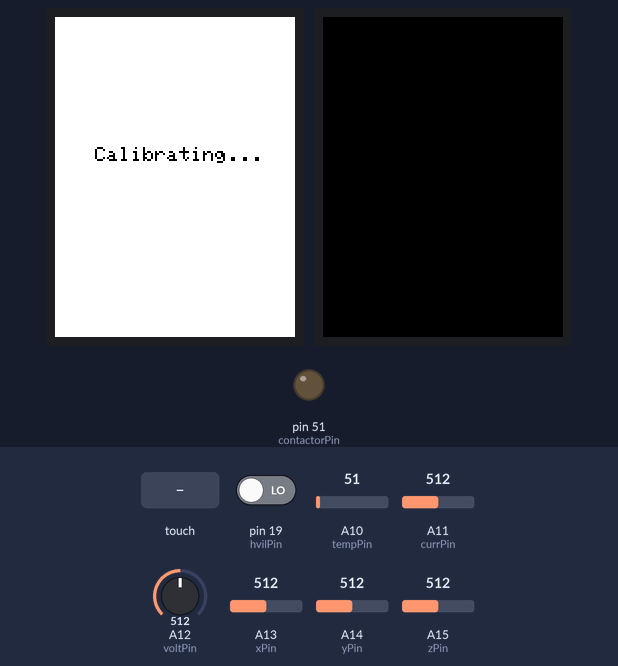
A sketch run on a simulated Arduino Mega 2560, built with avr-gcc and run on an emulated ATmega2560. Shown: 2 × 240×320 colour display, output pins drawn as LEDs (lit = HIGH). The inputs (shaded band) are chosen by the test bench; at power-on: A12 (voltPin) = 512, pin 19 (hvilPin) LOW, A10 (tempPin) = 51, A11 (currPin) = 512, A13 (xPin) = 512, A14 (yPin) = 512, A15 (zPin) = 512. What the sketch prints to the serial monitor is not drawn.

Above: at 0.4 s.
At 3.19 s:
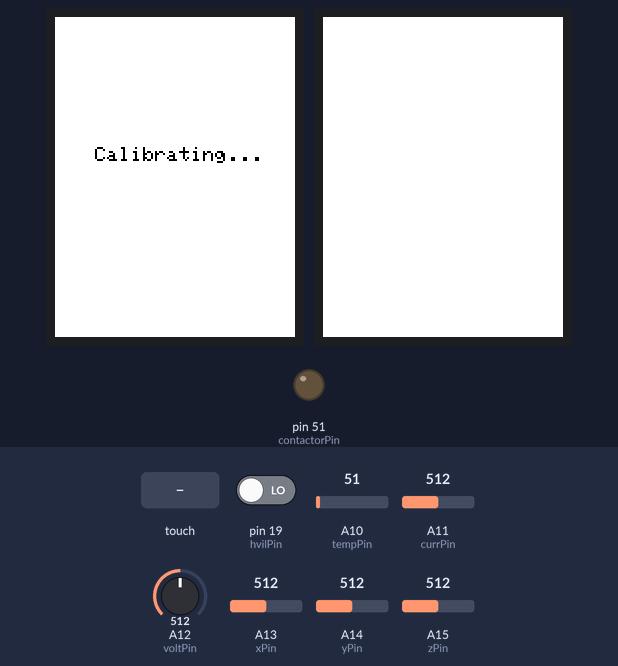
3.2 s: A12 (voltPin) set to 630
6.2 s: A12 (voltPin) set to 652
9.2 s: touch panel pressed at 13 % / 90 % of its raw x / y range
11.7 s: pin 19 (hvilPin) driven HIGH
14.7 s: touch panel pressed at 87 % / 90 % of its raw x / y range
17.7 s: touch panel pressed at 38 % / 90 % of its raw x / y range
Timing chart, 0 to 20.7 s (numbered marks = the images above; inputs shaded):
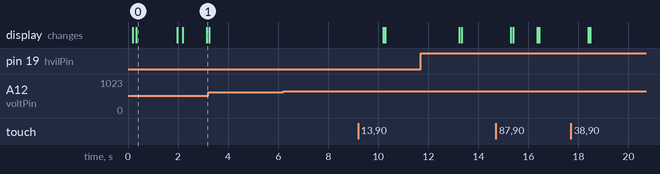

Measured:
- after the input at 6.2 s, every drawn part: stays the same
- what the display in image 0 shows lasts 1.7 s, from 0.3 s to 2.0 s

The sketch:

Lab5.ino
```cpp
#include <TimerOne.h>
#include <stdbool.h>
#include <Elegoo_GFX.h>
#include <Elegoo_TFTLCD.h>
#include <TouchScreen.h>
#include <EEPROM.h>

#include "TaskControlBlock.h"
#include "Scheduler.h"
#include "Measurement.h"
#include "SOC.h"
#include "Alarm.h"
#include "Contactor.h"
#include "Display.h"
#include "TouchInput.h"
#include "DataLog.h"
#include "Terminal.h"
#include "Accelerometer.h"
#include "Colors.h"

#define LCD_CS A3     // Chip Select goes to Analog 3
#define LCD_CD A2     // Command/Data goes to Analog 2
#define LCD_WR A1     // LCD Write goes to Analog 1
#define LCD_RD A0     // LCD Read goes to Analog 0
#define LCD_RESET A4  // Can alternately just connect to Arduino's reset pin

#define MAX_LEN 32

// Setup the TFT with the correct pins
Elegoo_TFTLCD tft(LCD_CS, LCD_CD, LCD_WR, LCD_RD, LCD_RESET);

#define YP A3  // must be an analog pin, use "An" notation!
#define XM A2  // must be an analog pin, use "An" notation!
#define YM 9   // can be a digital pin
#define XP 8   // can be a digital pin

// Setup the touchscreen with the correct pins
TouchScreen ts = TouchScreen(XP, YP, XM, YM, 300);

// Have a time base flag for our interrupt sequence. Volatile becuase it's modified in the timer ISR
volatile bool timeBaseFlag;
// Set the system's time base
unsigned long timeBaseInMs = 50;
unsigned long timeBaseInUs = timeBaseInMs * 1000;

// Task Control Blocks
TCB measurementTCB;
TCB socTCB;
TCB contactorTCB;
TCB alarmTCB;
TCB displayTCB;
TCB touchInputTCB;
TCB dataLogTCB;
TCB terminalTCB;
TCB accelerometerTCB;

// TCB LinkedList and Array
TCBLinkedList TCBLL   = {NULL, NULL};
const int TCBNum      = 9;

// Measurement Data
measurementData measure;                                // Declare measurement data structure - defined in Measurement.h
float hvCurrent     = 0;                                // The system's HV Current value
bool currChanged    = true;                             // Whether or not the current has changed
const byte currPin  = A11;                              // The pin the system is reading to see the current
float hvVoltage     = 0;                                // The system's HV Voltage value
bool voltChanged    = true;                             // Whether or not the voltage has changed
const byte voltPin  = A12;                              // The pin the system is reading to see the voltage
float temperature   = 0;                                // The system's Temperature value
bool tempChanged    = true;                             // Whether or not the temperature has changed
const byte tempPin  = A10;                              // The pin the system is reading to see the temperature
bool hvilChanged    = true;                             // Whether or not the HVIL's status has changed
const byte hvilPin  = 19;                               // The pin the system is reading to see the HVIL's status
bool hvil           = digitalRead(hvilPin);             // The system's HVIL status

// SOC Data
socData soc;                                            // Declare SOC data structure - defined in SOC.h
float charge = 0;                                       // The system's state of charge
bool socChanged = true;                                 // Whether or not the SOC has changed

// Contactor Data
contactorData contactor;                                // Declare contactor data structure - defined in Contactor.h
int contactorFlag       = UNCHANGED_CONT;               // A flag to tell the system whether or not to change the contactor's status and what to change it to
const byte contactorPin = 51;                           // The pin the system is writing to to show the contactor's status
bool contactorStatus    = CONTACTOR_OPEN;               // The contactor's current status. Initially starts as open

// Alarm Data
alarmData alarm;                                        // Declare alarm data structure - defined in Alarm.h
bool hvilAcknowledged           = false;                // Whether or not the HVIL alarm has been acknowledged
volatile int hvilAlarmStatus    = NA;                   // The system's HVIL alarm status. Volatile because it's modified in the HVIL ISR
volatile bool hvilAlarmChanged  = true;                 // Whether or not the HVIL alarm has changed
bool ocAcknowledged             = false;                // Whether or not the overcurrent alarm has been acknowledged
int overcurrentStatus           = NA;                   // The system's overcurrent alarm status
bool overcurrentChanged         = true;                 // Whether or not the overcurrent alarm has changed
bool hvoorAcknowledged          = false;                // Whether or not the HVOOR alarm has been acknowledged
int hvoorStatus                 = NA;                   // The system's HVOOR alarm status
bool hvoorChanged               = true;                 // Whether or not the HVOOR alarm has changed
volatile bool ISRFlag           = false;                // Flag to tell is if the HVIL ISR function just ran

// Display Data
displayData displayD;                                   // Declare display data structure - defined in Display.h
int page              = ACCELEROMETER_PAGE;                   // The current page the system is displaying. Start at the measurement page
int oldPage           = -1;                             // The page the system was displaying in the previous cycle
bool alarmButtonDrawn = false;                          // Whether or not the alarm acknowledgement button is drawn

// Touch Input Data
touchInputData touchInput;                              // Declare touch input data structure - defined in TouchInput.h

// Data Logging Data
dataLogData dataLog;                                    // Declare data log data structure - defined in DataLog.h
bool resetFlag = false;                                 // Whether or not the measurement history should be reset
const int tempMinAddr = 0;                              // The minimum temperature's address in EEPROM
const int tempMaxAddr = 4;                              // The maximum temperature's address in EEPROM
const int currMinAddr = 8;                              // The minimum current's address in EEPROM
const int currMaxAddr = 12;                             // The maximum current's address in EEPROM
const int voltMinAddr = 16;                             // The minimum voltage's address in EEPROM
const int voltMaxAddr = 20;                             // The maximum voltage's address in EEPROM
bool tempMinChanged   = false;                          // Whether or not the minimum temperature changed
bool tempMaxChanged   = false;                          // Whether or not the maximum temperature changed
bool currMinChanged   = false;                          // Whether or not the minimum current changed
bool currMaxChanged   = false;                          // Whether or not the maximum current changed
bool voltMinChanged   = false;                          // Whether or not the minimum voltage changed
bool voltMaxChanged   = false;                          // Whether or not the maximum voltage changed
float tempMin         = readFromEEPROM(tempMinAddr);    // The minimum temperature; initialize from EEPROM
float tempMax         = readFromEEPROM(tempMaxAddr);    // The maximum temperature; initialize from EEPROM
float currMin         = readFromEEPROM(currMinAddr);    // The minimum current; initialize from EEPROM
float currMax         = readFromEEPROM(currMaxAddr);    // The maximum current; initialize from EEPROM
float voltMin         = readFromEEPROM(voltMinAddr);    // The minimum voltage; initialize from EEPROM
float voltMax         = readFromEEPROM(voltMaxAddr);    // The maximum voltage; initialize from EEPROM

// Remote Terminal Data
terminalData terminal;                                  // Declare remote terminal data structure - defined in Terminal.h

// Accelerometer Data
accelerometerData accelerometer;                        // Declare accelerometer data structure - defined in Accelerometer.h
const byte xPin   = A13;                                // The pin the system is reading to see the acceleration in the x direction
const byte yPin   = A14;                                // The pin the system is reading to see the acceleration in the y direction
const byte zPin   = A15;                                // The pin the system is reading to see the acceleration in the z direction
float timeBase    = timeBaseInMs / 1000.0;              // The system's time base in seconds
float currXPos    = 0;                                  // The current x position of the accelerometer in cm
float currYPos    = 0;                                  // The current y position of the accelerometer in cm
float currZPos    = 0;                                  // The current z position of the accelerometer in cm
float currXVel    = 0;                                  // The current x velocity of the accelerometer in cm
float currYVel    = 0;                                  // The current y velocity of the accelerometer in cm
float currZVel    = 0;                                  // The current z velocity of the accelerometer in cm
float currXAcc    = 0;                                  // The current x acceleration of the accelerometer in cm
float currYAcc    = 0;                                  // The current y acceleration of the accelerometer in cm
float currZAcc    = 0;                                  // The current z acceleration of the accelerometer in cm
float totalDist   = 0;                                  // The total distance travelled of the accelerometer in cm
float currXAng    = 0;                                  // The current x angle w.r.t. gravity of the accelerometer in cm
float currYAng    = 0;                                  // The current y angle w.r.t. gravity of the accelerometer in cm
float currZAng    = 0;                                  // The current z angle w.r.t. gravity of the accelerometer in cm

// Set up variables for the dynamic scheduler
const int timeBasePeriod      = timeBaseInMs;
const int hundredMS           = 100;
const int oneS                = 1000;
const int fiveS               = 5000;
int measureTimeRemain         = 0;
int socTimeRemain             = 0;
int contactorTimeRemain       = 0;
int alarmTimeRemain           = 0;
int touchInputTimeRemain      = 0;
int displayTimeRemain         = 0;
int dataLogTimeRemain         = 0;
int terminalTimeRemain        = 0;
int accelerometerTimeRemain   = 0;

void setup() {
  Serial.begin(9600);
  Serial.println(F("TFT LCD test"));


#ifdef USE_Elegoo_SHIELD_PINOUT       // This is defined in Elegoo_TFTLCD.h
  Serial.println(F("Using Elegoo 2.4\" TFT Arduino Shield Pinout"));
#else
  Serial.println(F("Using Elegoo 2.4\" TFT Breakout Board Pinout"));
#endif

  Serial.print("TFT size is "); Serial.print(tft.width()); Serial.print("x"); Serial.println(tft.height());

  tft.reset();

  uint16_t identifier = tft.readID();
  if (identifier == 0x9325) {
    Serial.println(F("Found ILI9325 LCD driver"));
  } else if (identifier == 0x9328) {
    Serial.println(F("Found ILI9328 LCD driver"));
  } else if (identifier == 0x4535) {
    Serial.println(F("Found LGDP4535 LCD driver"));
  } else if (identifier == 0x7575) {
    Serial.println(F("Found HX8347G LCD driver"));
  } else if (identifier == 0x9341) {
    Serial.println(F("Found ILI9341 LCD driver"));
  } else if (identifier == 0x8357) {
    Serial.println(F("Found HX8357D LCD driver"));
  } else if (identifier == 0x0101)
  {
    identifier = 0x9341;
    Serial.println(F("Found 0x9341 LCD driver"));
  }
  else if (identifier == 0x1111)
  {
    identifier = 0x9328;
    Serial.println(F("Found 0x9328 LCD driver"));
  }
  else {
    Serial.print(F("Unknown LCD driver chip: "));
    Serial.println(identifier, HEX);
    Serial.println(F("If using the Elegoo 2.8\" TFT Arduino shield, the line:"));
    Serial.println(F("  #define USE_Elegoo_SHIELD_PINOUT"));
    Serial.println(F("should appear in the library header (Elegoo_TFT.h)."));
    Serial.println(F("If using the breakout board, it should NOT be #defined!"));
    Serial.println(F("Also if using the breakout, double-check that all wiring"));
    Serial.println(F("matches the tutorial."));
    identifier = 0x9328;

  }

  // Set up the touch screen display
  tft.begin(identifier);
  tft.setRotation(2);

  // Initilize the measurement data structure with the correct values
  measure                       = {&hvil, &hvilChanged, &hvilPin, &temperature, &tempChanged, &tempPin, &hvCurrent, &currChanged, &currPin, &hvVoltage, &voltChanged, &voltPin, &dataLog};
  measurementTCB.task           = &measurementTask;
  measurementTCB.taskDataPtr    = &measure;
  measurementTCB.next           = NULL;
  measurementTCB.prev           = NULL;
  measurementTCB.period         = &hundredMS;
  measurementTCB.timeRemain     = &measureTimeRemain;

  // Initilize the SOC data structure with the correct values
  soc                           = {&charge, &temperature, &hvCurrent, &hvVoltage, &socChanged};
  socTCB.task                   = &socTask;
  socTCB.taskDataPtr            = &soc;
  socTCB.next                   = NULL;
  socTCB.prev                   = NULL;
  socTCB.period                 = &hundredMS;
  socTCB.timeRemain             = &socTimeRemain;

  // Initilize the contactor data structure with the correct values
  contactor                     = {&contactorStatus, &contactorFlag, &contactorPin, &hvilAlarmStatus, &overcurrentStatus, &hvoorStatus};
  contactorTCB.task             = &contactorTask;
  contactorTCB.taskDataPtr      = &contactor;
  contactorTCB.next             = NULL;
  contactorTCB.prev             = NULL;
  contactorTCB.period           = &hundredMS;
  contactorTCB.timeRemain       = &contactorTimeRemain;

  // Initilize the alarm data structure with the correct values
  alarm                         = {&hvilAcknowledged, &hvilAlarmStatus, &hvilAlarmChanged, &hvil, &ocAcknowledged, &overcurrentStatus, &overcurrentChanged,
                                   &hvCurrent, &hvoorAcknowledged, &hvoorStatus, &hvoorChanged, &hvVoltage, &ISRFlag};
  alarmTCB.task                 = &alarmTask;
  alarmTCB.taskDataPtr          = &alarm;
  alarmTCB.next                 = NULL;
  alarmTCB.prev                 = NULL;
  alarmTCB.period               = &hundredMS;
  alarmTCB.timeRemain           = &alarmTimeRemain;

  // Initilize the display data structure with the correct values
  displayD                      = {&measure, &soc, &alarm, &contactor, &accelerometer, &page, &oldPage, &tft, &alarmButtonDrawn};
  displayTCB.task               = &displayTask;
  displayTCB.taskDataPtr        = &displayD;
  displayTCB.next               = NULL;
  displayTCB.prev               = NULL;
  displayTCB.period             = &oneS;
  displayTCB.timeRemain         = &displayTimeRemain;

  // Initilize the touch input data structure with the correct values
  touchInput                    = {&ts, &contactorFlag, &page, &hvilAcknowledged, &ocAcknowledged, &hvoorAcknowledged, &hvilAlarmStatus, &overcurrentStatus, &hvoorStatus};
  touchInputTCB.task            = &touchInputTask;
  touchInputTCB.taskDataPtr     = &touchInput;
  touchInputTCB.next            = NULL;
  touchInputTCB.prev            = NULL;
  touchInputTCB.period          = &hundredMS;
  touchInputTCB.timeRemain      = &touchInputTimeRemain;

  // Initilize the data logging data structure with the correct values
  dataLog                       = {&resetFlag, &tempMinAddr, &tempMaxAddr, &currMinAddr, &currMaxAddr, &voltMinAddr, &voltMaxAddr, &tempMinChanged, &tempMaxChanged,
                                   &currMinChanged, &currMaxChanged, &voltMinChanged, &voltMaxChanged, &tempMin, &tempMax, &currMin, &currMax, &voltMin, &voltMax};
  dataLogTCB.task               = &dataLogTask;
  dataLogTCB.taskDataPtr        = &dataLog;
  dataLogTCB.next               = NULL;
  dataLogTCB.prev               = NULL;
  dataLogTCB.period             = &fiveS;
  dataLogTCB.timeRemain         = &dataLogTimeRemain;

  // Initilize the remote terminal data structure with the correct values
  terminal                      = {&resetFlag, &tempMin, &tempMax, &currMin, &currMax, &voltMin, &voltMax};
  terminalTCB.task              = &terminalTask;
  terminalTCB.taskDataPtr       = &terminal;
  terminalTCB.next              = NULL;
  terminalTCB.prev              = NULL;
  terminalTCB.period            = &oneS;
  terminalTCB.timeRemain        = &terminalTimeRemain;

  // Initilize the accelerometer data structure with the correct values
  accelerometer                 = {&xPin, &yPin, &zPin, &timeBase, &currXPos, &currYPos, &currZPos, &currXVel, &currYVel, &currZVel, &currXAcc,
                                   &currYAcc, &currZAcc, &totalDist, &currXAng, &currYAng, &currZAng};
  accelerometerTCB.task         = &accelerometerTask;
  accelerometerTCB.taskDataPtr  = &accelerometer;
  accelerometerTCB.next         = NULL;
  accelerometerTCB.prev         = NULL;
  accelerometerTCB.period       = &timeBasePeriod;
  accelerometerTCB.timeRemain   = &accelerometerTimeRemain;

  // Set the input and output pins to their correct modes
  pinMode(contactorPin, OUTPUT);
  pinMode(hvilPin, INPUT);
  pinMode(tempPin, INPUT_PULLUP);
  pinMode(currPin, INPUT_PULLUP);
  pinMode(voltPin, INPUT_PULLUP);
  pinMode(xPin, INPUT);
  pinMode(yPin, INPUT);
  pinMode(zPin, INPUT);

  // Initialize the timer to run at the system time base
  Timer1.initialize(timeBaseInUs);
  Timer1.attachInterrupt(timerISR);
  Timer1.start();
  timeBaseFlag = true;

  // Set up the HVIL interrupt routine
  attachInterrupt(digitalPinToInterrupt(hvilPin), hvilISR, RISING);

  // Make the HVIL input pin available for GPIO; generally, it's used for Serial1
  Serial1.end();

  // Print out menu options for our remote terminal task
  Serial.println("[1]  Reset EEPROM");
  Serial.println("[2]  HV Current Range [Hi, Lo]");
  Serial.println("[3]  HV Voltage Range [Hi, Lo]");
  Serial.println("[4]  Temperature Range [Hi, Lo]");
  // Make sure our serial monitor stops reading and terminates after 10 ms so it doesn't block our system
  Serial.setTimeout(10);

  // Calibrate the accelerometer
  tft.fillScreen(WHITE);
  tft.setTextColor(BLACK);
  tft.setTextSize(2);
  tft.setCursor(40, 130);
  tft.print("Calibrating...");
  calibrate(xPin, yPin, zPin);
}

void loop() {
  /****************
      Function name: loop
      Function inputs: none
      Function outputs: none
      Function description: Schedules each TCB's task to run in order at the system's rate
      Author(s): Yasin Alissa, Khoa Tran
    *****************/
  // Let the scheduler run the TCBs in the TCB linked list only when the hardware timer allows it
  if (timeBaseFlag == true) {
    // Sets the positive-y and minus-x pins to output so that the TFT display can update values
    pinMode(YP, OUTPUT);
    pinMode(XM, OUTPUT);

    // Reset the timer flag to that the tasks only run at the correct time
    timeBaseFlag = false;

    // Build the task queue for this round
    buildQueue();

    // Get the head of the linked list as the current TCB
    TCB* currTCB = TCBLL.head;
    // Keeps going until the the TCB we're at is null
    while (currTCB != NULL) {
      // Perform the current TCB's task
      currTCB->task(currTCB->taskDataPtr);
      // Point to the next TCB after removing the current TCB from the queue
      TCB* nextTCB = currTCB->next;
      deleteNode(&TCBLL, currTCB);
      currTCB = nextTCB;
    }
  }
}

void buildQueue() {
  /****************
    Function name: buildQueue
    Function inputs: none
    Function outputs: none
    Function description: Builds the queue dynamically based on which tasks need to be run
    Author(s): Yasin Alissa, Khoa Tran
  *****************/
  TCBLL.head = NULL;
  TCBLL.tail = NULL;
  for (int i = 1; i <= TCBNum; i++) {
    TCB* currTCB = getTCB(i);
    if (*currTCB->timeRemain == 0) {
      insertNode(&TCBLL, currTCB);
      *currTCB->timeRemain = *currTCB->period;
    }
  *currTCB->timeRemain -= timeBaseInMs;
  }
}

TCB* getTCB(int num) {
  /****************
    Function name: getTCB
    Function inputs: the number of the TCB we want
    Function outputs: none
    Function description: Returns the TCB number we ask for. Numbers are based on the order the TCBs are initialized in
    Author(s): Yasin Alissa, Khoa Tran
  *****************/
  if (num == 0) {
    return NULL;
  }
  if (num == 1) {
    return &measurementTCB;
  }
  if (num == 2) {
    return &socTCB;
  }
  if (num == 3) {
    return &contactorTCB;
  }
  if (num == 4) {
    return &alarmTCB;
  }
  if (num == 5) {
    return &displayTCB;
  }
  if (num == 6) {
    return &touchInputTCB;
  }
  if (num == 7) {
    return &dataLogTCB;
  }
  if (num == 8) {
    return &terminalTCB;
  }
  if (num == 9) {
    return &accelerometerTCB;
  }
}

void timerISR() {
  /****************
    Function name: timerISR
    Function inputs: none
    Function outputs: none
    Function description: Performs the timer's interrupt routine
    Author(s): Yasin Alissa, Khoa Tran
  *****************/
  // Set the time base flag to true so the scheduler can run tasks
  timeBaseFlag = true;
}

void hvilISR() {
  /****************
    Function name: hvilInterrupt
    Function inputs: none
    Function outputs: none
    Function description: Performs the HVIL interrupt routine
    Author(s): Yasin Alissa, Khoa Tran
  *****************/
  // Set the HVIL alarm's status to active not acknowledged
  hvilAlarmStatus = ANA;
  hvilAlarmChanged = true;
  // Open the contactor directly
  digitalWrite(contactorPin, LOW);
  // Set the flag that signifies the HVIL ISR running
  ISRFlag = true;
}
```

Source omitted: Accelerometer.cpp (6370 bytes), Accelerometer.h (603 bytes), Alarm.cpp (5321 bytes), Alarm.h (538 bytes), Colors.h (229 bytes), Contactor.c (1732 bytes), Contactor.h (853 bytes), DataLog.cpp (4539 bytes), DataLog.h (789 bytes), Display.cpp (13115 bytes), Display.h (993 bytes), Measurement.cpp (5936 bytes) and 10 more
